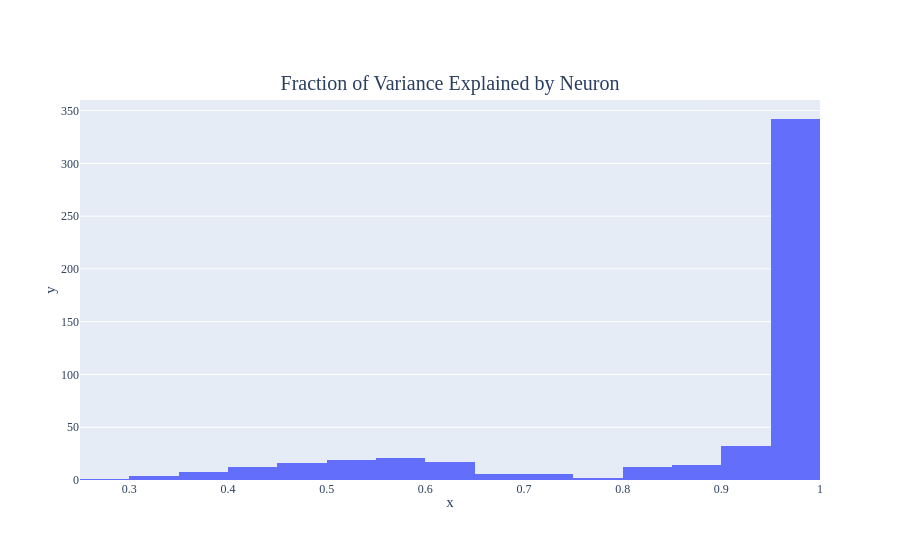

Here is the notebook cell this chart was saved with:
### Markdown cell above
## Figure 5a

The vast majority of neurons are well-approximated by quadratic forms on sinusoidal functions of the inputs.

## Figure 5b

The weights in $W_L$ corresponding to each of the 44 neurons of frequency 14. The non-trivial components correspond to $\sin{w_k}$ and $\cos{w_k}$ for $k=14$.

### Code cell
fig = histogram(neuron_frac_explained,
                nbins=20,
                title='Fraction of Variance Explained by Neuron',
                labels={'x': 'Fraction of Variance Explained', 'y': 'Frequency'},
                return_fig=True)
fig.update_layout(showlegend=False)
fig.show("vscode+colab")
write_image(fig, 'neuron_frac_explained')

### Figure 1 — Plotly figure (JSON) as saved in the notebook; plotly's stock layout.template omitted (floating-point values rounded to 4 significant figures; data arrays with more than 128 entries replaced by an {"elided": "..."} marker saying what was removed)
{"data": [{"bingroup": "x", "hovertemplate": "value=%{x}<br>count=%{y}<extra></extra>", "legendgroup": "", "marker": {"color": "#636efa", "pattern": {"shape": ""}}, "name": "", "nbinsx": 20, "orientation": "v", "showlegend": false, "x": {"elided": "512 float values"}, "xaxis": "x", "yaxis": "y", "type": "histogram"}], "layout": {"xaxis": {"anchor": "y", "domain": [0, 1], "title": {"text": "x"}}, "yaxis": {"anchor": "x", "domain": [0, 1], "title": {"text": "y"}}, "legend": {"tracegroupgap": 0}, "title": {"text": "Fraction of Variance Explained by Neuron"}, "barmode": "relative", "showlegend": false}}
